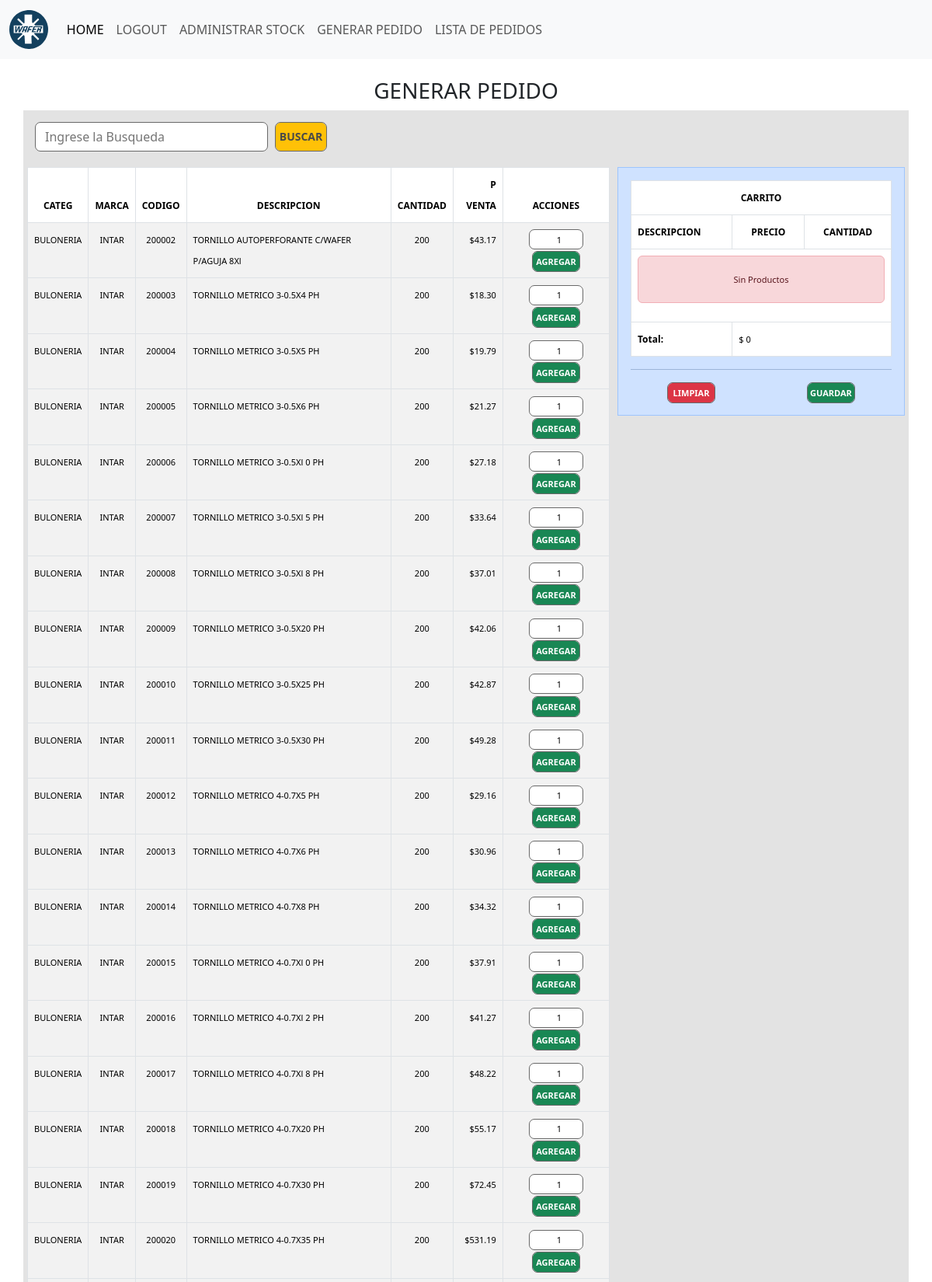
Screenshot of /pedidos/ (signed in, upper part) with the database file from the repository.
### stock/models.py (models this page shows, shortened)
class Producto(models.Model):
    categoria = models.ForeignKey(Categorias, on_delete=models.CASCADE)
    marca = models.ForeignKey(Marcas, on_delete=models.CASCADE)
    codigo = models.IntegerField()
    descripcion = models.CharField(max_length = 150)
    cantidad = models.IntegerField()
    precioCosto = models.FloatField(default=0.0)
    utilidad = models.ForeignKey(Utilidad, on_delete=models.CASCADE)
    precioPublico= models.FloatField(default=0.0)

class Categorias (models.Model):
    catNom = models.CharField(max_length = 50)
    catDescripcion= models.CharField(max_length=100)

class Marcas(models.Model):
    marcaNom = models.CharField(max_length = 50)
    marcaDescripcion= models.CharField(max_length=100)

### stock/views.py (the view)
# urls.py: path('pedidos/', views.pedidos, name='pedidos'),
@login_required
def pedidos(request):
    formBusq = ProductoBusqueda()
    formCant= ProductoCantidad(initial={'cantidad': 1})
    print('va el GET de pedidos')
    productos = Producto.objects.all()
    formCant= ProductoCantidad(initial={'cantidad': 1})
    for producto in productos:
        producto.precioPublico= floatformat(producto.precioCosto*producto.utilidad.utilValor,2)
    return render(request, 'pedidos.html', {
        'formBusq': formBusq,
        'formCant':formCant,
        'productos': productos
        })

### stock/forms.py
class ProductoBusqueda(forms.Form):
    descripcion = forms.CharField(
        max_length=50,
        label= '',
        widget=forms.TextInput(attrs={'class': 'form-control-outline','style': 'width: 300px;','placeholder':'Ingrese la Busqueda'})
    )

class ProductoCantidad(forms.Form):
    cantidad = forms.IntegerField(
        max_value=9999,
        min_value=0,
        label='',
        widget=forms.NumberInput(attrs={'class': 'form-control-outline','style': 'width: 70px; height: 26px; text-align: right'})
    )

### stock/context_processor.py (called while the page is built)
def total_carrito(request):
    total = 0
    if request.user.is_authenticated:
        if "carrito" in request.session.keys():
            for key, value in request.session["carrito"].items():
                total += float(value["acumulado"])
    total = round(total, 2)
    return {"total_carrito": total}

### stock/templates/pedidos.html (shortened to what this page needs)
{% extends 'base.html' %} {% block content %} {% load static %}
<link rel="stylesheet" href="{% static '/css/pedidos.css' %}">
<div class="container">
    <div class="row">
        <div class="col-12">
            <h3>GENERAR PEDIDO</h3>
        </div>
    </div>
    <div class="row">
        <div class="col-md-12 d-flex align-items-center" style="background-color:  #e3e3e3; padding: 5px;">
            <form class="d-flex align-items-center" method="post" action="{% url 'buscarp' %}" style="padding: 5px;">
                <div class="d-flex align-items-center justify-content-center" style="padding: 5px;">
                    {{ formBusq }}
                </div>
                <div style="padding: 5px;">
                    <button type="submit" class="btn btn-warning">BUSCAR</button>
                </div>
            </form>
        </div>
    </div>
    <div class="row">
        <div class="col-8" style="background-color: #e3e3e3; padding: 5px;">
            <div class="table-responsive">
                <table id="tabla" class="table table-striped table-bordered table-hover">
                    <thead>
                        <tr class="encabezados">
                            <th scope="col">CATEG</th>
                            <th scope="col">MARCA</th>
                            <th scope="col">CODIGO</th>
                            <th scope="col" class="text-center">DESCRIPCION</th>
                            <th scope="col">CANTIDAD</th>
                            <th scope="col">P VENTA</th>
                            <th scope="col">ACCIONES</th>
                        </tr>
                    </thead>
                    {% for producto in productos %}
                    <tbody>
                        <tr class="contenido">
                            <td scope="row" class="columCategoria">{{ producto.categoria.catNom }}</td>
                            <td class="columMarca">{{ producto.marca.marcaNom }}</td>
                            <td class="columNum">{{ producto.codigo }}</td>
                            <td class="columDescripcion">{{ producto.descripcion }}</td>
                            <td class="columNum" id="cantidad{{ producto.id }}">{{ producto.cantidad }}</td>
                            <td class="columMoneda">${{ producto.precioPublico}}</td>
                            <td class="centrarbotones">
                                <div class="row">
                                    <form method="post" action="{% url 'agregar' id=producto.id %}">
                                        <div>
                                            {{ formCant }}
                                        </div>
                                        <div>
                                            <button type="submit" class="btn btn-success">AGREGAR</button>
                                        </div>
                                    </form>
                                </div>
                            </td>
                        </tr>
                    </tbody>
                    {% endfor %}
                </table>
            </div>
        </div>
        <div class="col-4" style="background-color: #e3e3e3; padding: 5px; position: relative;">
            {% include "carrito.html" %}
        </div>
    </div>
</div>
{% endblock %}

### stock/static/css/pedidos.css (style rules this page uses)
.col-12 { text-align: center; }
.columMoneda { text-align: right; }
.columNum { text-align: center; }
.columCategoria { text-align: center; }
.columMarca { text-align: center; }
.columDescripcion { text-align: center; }
.centrarbotones { text-align: center; }
.table { font-size: 11px; width: 100%; border-collapse: collapse; line-height: 27px; padding: 2px; }
.table-responsive { text-align: center; align-items: center; }
.table td:nth-child(1), .table th:nth-child(1) { width: 5%; }
.table td:nth-child(2), .table th:nth-child(2) { width: 5%; }
.table td:nth-child(3), .table th:nth-child(3) { width: 5%; }
.table td:nth-child(4), .table th:nth-child(4) { width: 40%; text-align: left; }
.table td:nth-child(5), .table th:nth-child(5) { width: 2%; text-align: center; }
.table td:nth-child(6), .table th:nth-child(6) { width: 8%; text-align: right; }
.table td:nth-child(7), .table th:nth-child(7) { width: 20%; }
.btn-success { width: 60px; height: 25px; ; padding: 1px; font-size: 11px; font-weight: bold; text-align: center; line-height: 22px; justify-content: center; vertical-align: middle; outline-color: dimgrey; outline-style: solid; outline-width: 1px; }
.btn-warning { width: 65px; height: 36px; ; padding: 1px; font-size: 14px; font-weight: bold; text-align: center; line-height: 18px; justify-content: center; vertical-align: middle; outline-color: dimgrey; outline-style: solid; outline-width: 1px; color: rgb(73, 73, 73); }
.encabezados { text-align: center; }
.form-control-outline { width: 400px; border: 1px solid dimgrey; padding: 0.375rem 0.75rem; border-radius: 7px; }
th { font-size: 12px; }
td { font-size: 11px; }

### rows the page displays
Producto: categoria.catNom "BULONERIA", marca.marcaNom "INTAR", codigo "200002", descripcion "TORNILLO AUTOPERFORANTE C/WAFER P/AGUJA 8Xl", cantidad "200", precioPublico "43.17", cantidad "1"
Producto: categoria.catNom "BULONERIA", marca.marcaNom "INTAR", codigo "200003", descripcion "TORNILLO METRICO 3-0.5X4 PH", cantidad "200", precioPublico "18.30", cantidad "1"
Producto: categoria.catNom "BULONERIA", marca.marcaNom "INTAR", codigo "200004", descripcion "TORNILLO METRICO 3-0.5X5 PH", cantidad "200", precioPublico "19.79", cantidad "1"
Producto: categoria.catNom "BULONERIA", marca.marcaNom "INTAR", codigo "200005", descripcion "TORNILLO METRICO 3-0.5X6 PH", cantidad "200", precioPublico "21.27", cantidad "1"
Producto: categoria.catNom "BULONERIA", marca.marcaNom "INTAR", codigo "200006", descripcion "TORNILLO METRICO 3-0.5Xl 0 PH", cantidad "200", precioPublico "27.18", cantidad "1"
Producto: categoria.catNom "BULONERIA", marca.marcaNom "INTAR", codigo "200007", descripcion "TORNILLO METRICO 3-0.5Xl 5 PH", cantidad "200", precioPublico "33.64", cantidad "1"
Producto: categoria.catNom "BULONERIA", marca.marcaNom "INTAR", codigo "200008", descripcion "TORNILLO METRICO 3-0.5Xl 8 PH", cantidad "200", precioPublico "37.01", cantidad "1"
Producto: categoria.catNom "BULONERIA", marca.marcaNom "INTAR", codigo "200009", descripcion "TORNILLO METRICO 3-0.5X20 PH", cantidad "200", precioPublico "42.06", cantidad "1"
Producto: categoria.catNom "BULONERIA", marca.marcaNom "INTAR", codigo "200010", descripcion "TORNILLO METRICO 3-0.5X25 PH", cantidad "200", precioPublico "42.87", cantidad "1"
Producto: categoria.catNom "BULONERIA", marca.marcaNom "INTAR", codigo "200011", descripcion "TORNILLO METRICO 3-0.5X30 PH", cantidad "200", precioPublico "49.28", cantidad "1"
Producto: categoria.catNom "BULONERIA", marca.marcaNom "INTAR", codigo "200012", descripcion "TORNILLO METRICO 4-0.7X5 PH", cantidad "200", precioPublico "29.16", cantidad "1"
Producto: categoria.catNom "BULONERIA", marca.marcaNom "INTAR", codigo "200013", descripcion "TORNILLO METRICO 4-0.7X6 PH", cantidad "200", precioPublico "30.96", cantidad "1"
Producto: categoria.catNom "BULONERIA", marca.marcaNom "INTAR", codigo "200014", descripcion "TORNILLO METRICO 4-0.7X8 PH", cantidad "200", precioPublico "34.32", cantidad "1"
Producto: categoria.catNom "BULONERIA", marca.marcaNom "INTAR", codigo "200015", descripcion "TORNILLO METRICO 4-0.7Xl 0 PH", cantidad "200", precioPublico "37.91", cantidad "1"
Producto: categoria.catNom "BULONERIA", marca.marcaNom "INTAR", codigo "200016", descripcion "TORNILLO METRICO 4-0.7Xl 2 PH", cantidad "200", precioPublico "41.27", cantidad "1"
Producto: categoria.catNom "BULONERIA", marca.marcaNom "INTAR", codigo "200017", descripcion "TORNILLO METRICO 4-0.7Xl 8 PH", cantidad "200", precioPublico "48.22", cantidad "1"
Producto: categoria.catNom "BULONERIA", marca.marcaNom "INTAR", codigo "200018", descripcion "TORNILLO METRICO 4-0.7X20 PH", cantidad "200", precioPublico "55.17", cantidad "1"
Producto: categoria.catNom "BULONERIA", marca.marcaNom "INTAR", codigo "200019", descripcion "TORNILLO METRICO 4-0.7X30 PH", cantidad "200", precioPublico "72.45", cantidad "1"
Producto: categoria.catNom "BULONERIA", marca.marcaNom "INTAR", codigo "200020", descripcion "TORNILLO METRICO 4-0.7X35 PH", cantidad "200", precioPublico "531.19", cantidad "1"
